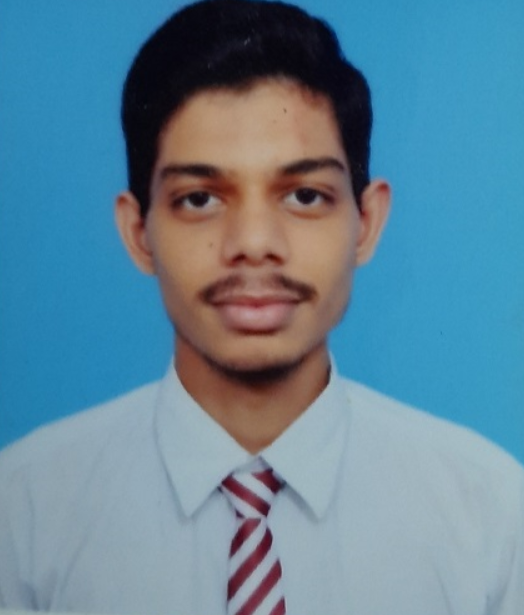
#> input picture face recognition/opencv-face-recognition-python-master/training-data/s1/1.png, 524 x 615 px, found by its file name; its folder holds only this picture in this run
$ python OpenCV-Face-Recognition-Python.py
#> lines starting #> are read from the running program, lines starting #| are printed output that depends on the picture
# coding: utf-8

# Face Recognition with OpenCV

# To detect faces, I will use the code from my previous article on [face detection](https://www.superdatascience.com/opencv-face-detection/). So if you have not read it, I encourage you to do so to understand how face detection works and its Python coding.

# ### Import Required Modules

# Before starting the actual coding we need to import the required modules for coding. So let's import them first.
#
# - **cv2:** is _OpenCV_ module for Python which we will use for face detection and face recognition.
# - **os:** We will use this Python module to read our training directories and file names.
# - **numpy:** We will use this module to convert Python lists to numpy arrays as OpenCV face recognizers accept numpy arrays.

# In[1]:

#import OpenCV module
import cv2
#import os module for reading training data directories and paths
import os
#import numpy to convert python lists to numpy arrays as
#it is needed by OpenCV face recognizers
import numpy as np

# Function to detect face using OpenCV
def detect_face(img):
    gray = cv2.cvtColor(img, cv2.COLOR_BGR2GRAY)
    face_cascade = cv2.CascadeClassifier('C:/Users/ayush/Downloads/opencv-face-recognition-python-master/opencv-face-recognition-python-master/opencv-files/lbpcascade_frontalface.xml')

    # Detect faces
    faces = face_cascade.detectMultiScale(gray, scaleFactor=1.2, minNeighbors=5)

    # If no faces are detected, return None
    if len(faces) == 0:
        return None, None

    # Assume only one face is detected, extract the face area
    (x, y, w, h) = faces[0]
    return gray[y:y+w, x:x+h], faces[0]

# Function to prepare training data
def prepare_training_data(data_folder_path, target_size=(100, 100)):
#> called with target_size = (100, 100)
    dirs = os.listdir(data_folder_path)
    faces = []
    labels = []

    # Iterate over each directory
    for dir_name in dirs:
        if not dir_name.startswith("s"):
            continue
        label = int(dir_name.replace("s", ""))
        subject_dir_path = os.path.join(data_folder_path, dir_name)
        subject_images_names = os.listdir(subject_dir_path)

        # Iterate over each image
        for image_name in subject_images_names:
            if image_name.startswith("."):
                continue
            image_path = os.path.join(subject_dir_path, image_name)
            image = cv2.imread(image_path)
#> image is the input picture: shape (615, 524, 3); mean B, G, R 152.2, 133, 97.1
            face, rect = detect_face(image)
#> in detect_face, `gray = cv2.cvtColor(img, cv2.COLOR_BGR2GRAY)`:
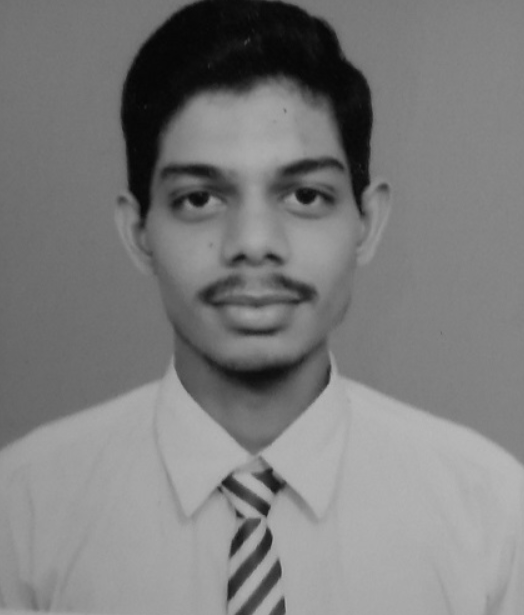
#> gray: shape (615, 524); min 6, max 185, mean 124.5
#> in detect_face, `faces = face_cascade.detectMultiScale(gray, scaleFactor=1.2, minNeighb..`: faces = [[110, 84, 290, 290]]
#> in detect_face, `(x, y, w, h) = faces[0]`: x = 110; y = 84; w = 290
#> rect = [110, 84, 290, 290]

            # Resize face to target size
            if face is not None:
                face_resized = cv2.resize(face, target_size, interpolation=cv2.INTER_AREA)
                faces.append(face_resized)
                labels.append(label)
#> pass 2 of the loop in prepare_training_data, `for dir_name in dirs:`:
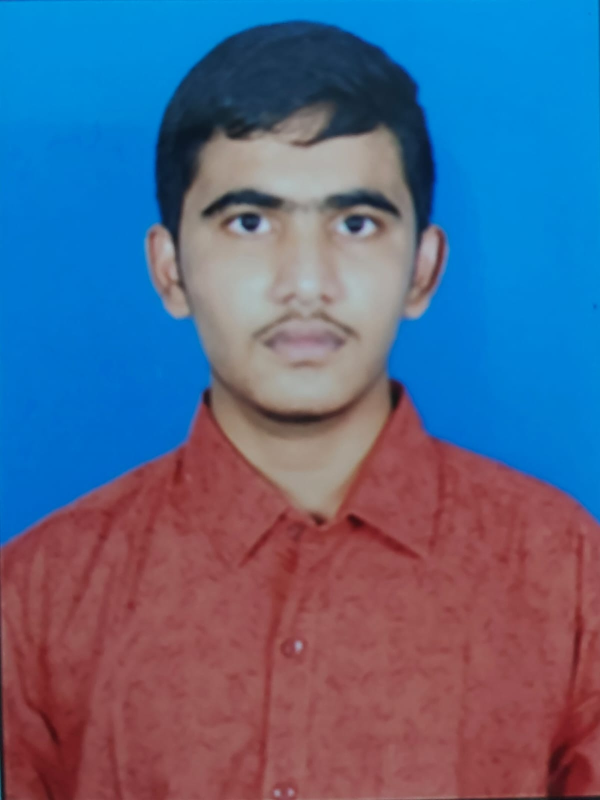
#> input picture face recognition/opencv-face-recognition-python-master/training-data/s2/1.jpeg, 1200 x 1600 px, found by its file name (shown at 1/2 size)
#> in prepare_training_data, image is the input picture: shape (1600, 1200, 3); mean B, G, R 135.8, 102.4, 85.5
#> in detect_face (call 2), `gray = cv2.cvtColor(img, cv2.COLOR_BGR2GRAY)`:
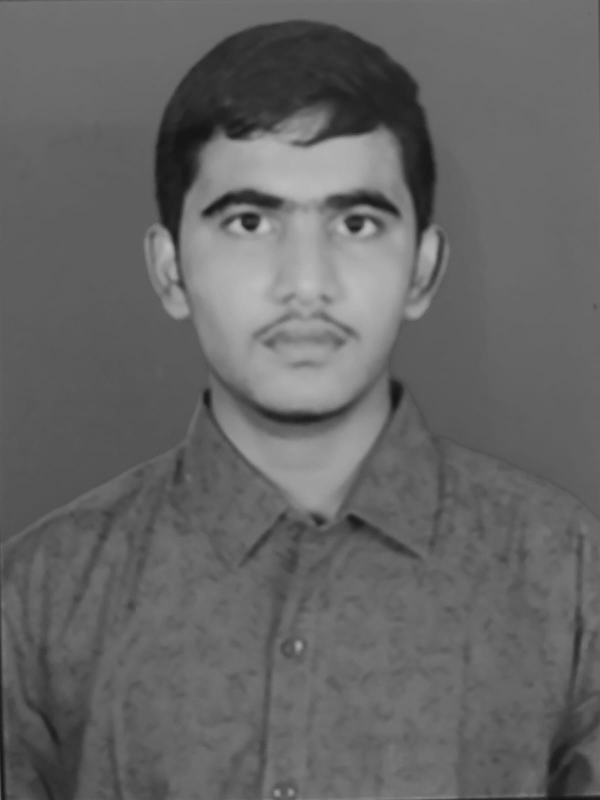
#> gray: shape (1600, 1200) (shown at 1/2 size); min 15, max 196, mean 101.2
#> in detect_face (call 2), `faces = face_cascade.detectMultiScale(gray, scaleFactor=1.2, minNeighb..`: faces = [[301, 209, 611, 611]]
#> x = 301; y = 209; w = 611
#> in prepare_training_data, `face, rect = detect_face(image)`:
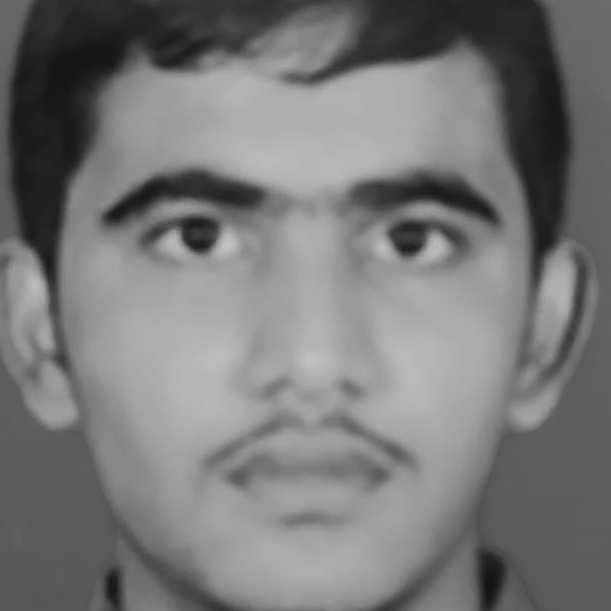
#> face: shape (611, 611); min 18, max 196, mean 119.8
#> in prepare_training_data, `face, rect = detect_face(image)`: rect = [301, 209, 611, 611]

    return faces, labels

# Prepare training data
print("Preparing data...")
faces, labels = prepare_training_data("C:/Users/ayush/Downloads/opencv-face-recognition-python-master/opencv-face-recognition-python-master/training-data")
#> faces = 2 items; labels = [1, 2]
print("Data prepared")

# Print total faces and labels
print("Total faces: ", len(faces))
#| Total faces:  2
print("Total labels: ", len(labels))
#| Total labels:  2

# Create Fisher Face Recognizer
face_recognizer = cv2.face.FisherFaceRecognizer_create()

# Train the face recognizer
face_recognizer.train(faces, np.array(labels))

# Function to draw rectangle on image
def draw_rectangle(img, rect):
    (x, y, w, h) = rect
    cv2.rectangle(img, (x, y), (x+w, y+h), (0, 255, 0), 2)

# Function to draw text on given image
def draw_text(img, text, x, y):
    cv2.putText(img, text, (x, y), cv2.FONT_HERSHEY_PLAIN, 1.5, (0, 255, 0), 2)

# Function to predict
def predict(test_img):
    img = test_img.copy()
    face, rect = detect_face(img)

    # Return None if no face detected
    if face is None:
        return None

    # Resize detected face to the same size as training images
    face_resized = cv2.resize(face, (100, 100), interpolation=cv2.INTER_AREA)

    label, confidence = face_recognizer.predict(face_resized)
    return label

# Prediction
print("Predicting images...")
test_img1 = cv2.imread("test5.jpg")
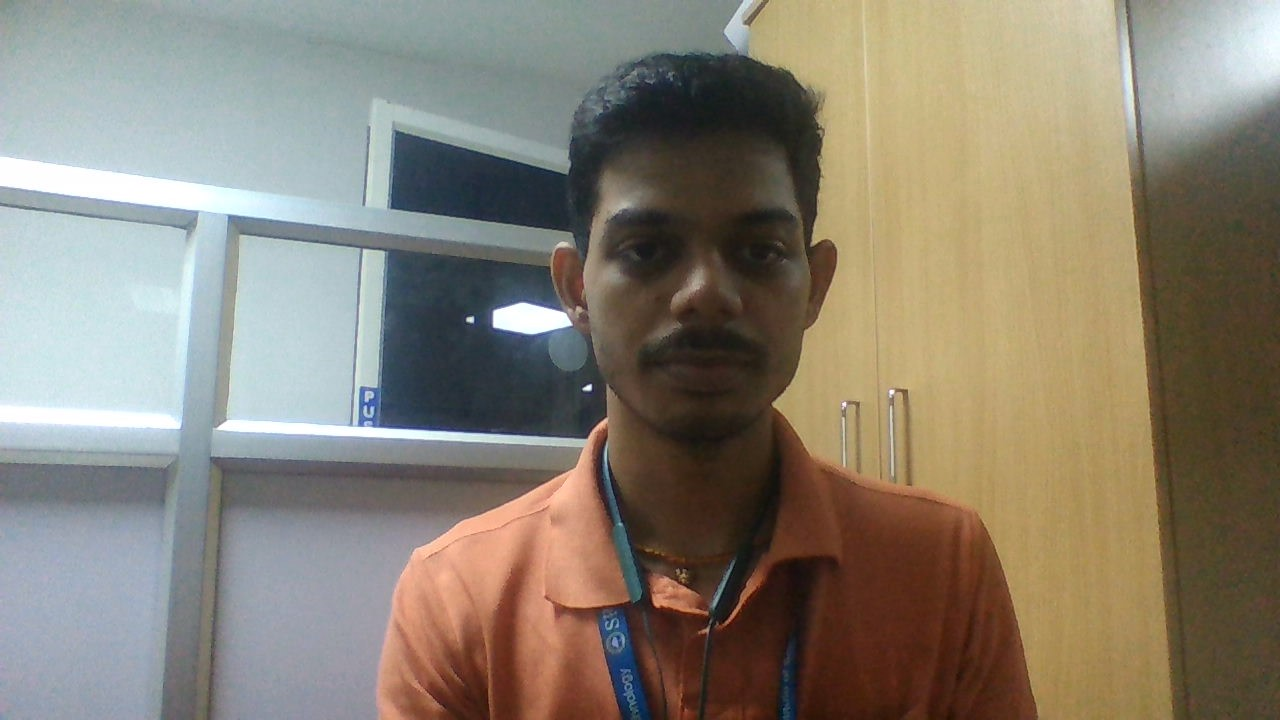
#> input picture face recognition/Friend-Finding-Face-Detection-main/test5.jpg, 1280 x 720 px, found by its file name
#> test_img1 is the input picture: shape (720, 1280, 3); mean B, G, R 115.5, 129.4, 137.2
test_img2 = cv2.imread("test3.jpg")
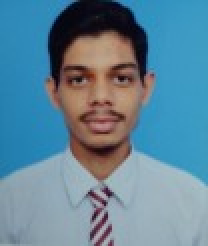
#> input picture face recognition/Friend-Finding-Face-Detection-main/test3.jpg, 104 x 123 px, found by its file name (shown 2 times larger)
#> test_img2 is the input picture: shape (123, 104, 3); mean B, G, R 152.3, 133, 97.2
predicted_label1 = predict(test_img1)
#> in detect_face (call 3), `gray = cv2.cvtColor(img, cv2.COLOR_BGR2GRAY)`:
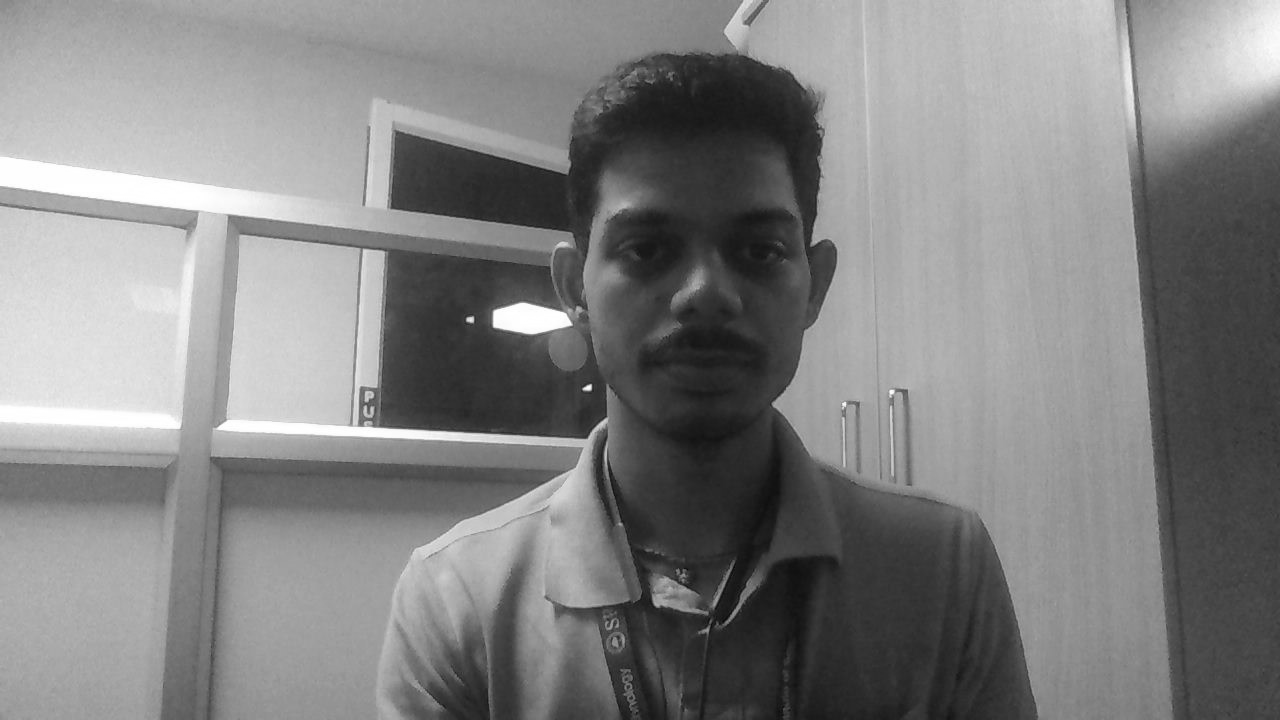
#> gray: shape (720, 1280); min 5, max 255, mean 130.2
#> in detect_face (call 3), `faces = face_cascade.detectMultiScale(gray, scaleFactor=1.2, minNeighb..`: faces = [[564, 137, 282, 282]]
#> in detect_face (call 3), `(x, y, w, h) = faces[0]`: x = 564; y = 137; w = 282
#> in predict, `face, rect = detect_face(img)`:
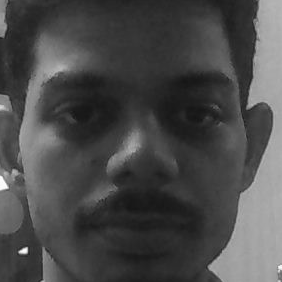
#> face: shape (282, 282); min 21, max 254, mean 74.2
#> in predict, `face, rect = detect_face(img)`: rect = [564, 137, 282, 282]
#> in predict, `label, confidence = face_recognizer.predict(face_resized)`: label = 1; confidence = 0
#> predicted_label1 = 1
predicted_label2 = predict(test_img2)
#> in predict (call 2), `face, rect = detect_face(img)`: rect = [22, 17, 57, 57]
#> in predict (call 2), `face_resized = cv2.resize(face, (100, 100), interpolation=cv2.INTER_AR..`:
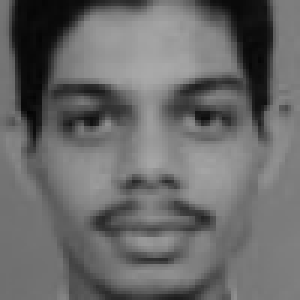
#> face_resized: shape (100, 100) (shown 3 times larger); min 3, max 169, mean 105.6
#> predicted_label2 = 1
print("Prediction complete")

# Get the name corresponding to the predicted label
subjects = ["", "Ayush Raj", "Sujan Reddy"]
name1 = subjects[predicted_label1]
#> name1 = 'Ayush Raj'
name2 = subjects[predicted_label2]
#> name2 = 'Ayush Raj'

# Draw rectangle and text on test images
if predicted_label1 is not None:
    draw_rectangle(test_img1, (0, 0, test_img1.shape[1], test_img1.shape[0]))
    draw_text(test_img1, name1, 10, 30)
#> in draw_text, `cv2.putText(img, text, (x, y), cv2.FONT_HERSHEY_PLAIN, 1.5, (0, 255, 0..`: img: shape (720, 1280, 3); mean B, G, R 114.5, 130.2, 136.2

if predicted_label2 is not None:
    draw_rectangle(test_img2, (0, 0, test_img2.shape[1], test_img2.shape[0]))
    draw_text(test_img2, name2, 10, 30)
#> call 2 of draw_text, with text = 'Ayush Raj', x = 10, y = 30
#> in draw_text (call 2), `cv2.putText(img, text, (x, y), cv2.FONT_HERSHEY_PLAIN, 1.5, (0, 255, 0..`:
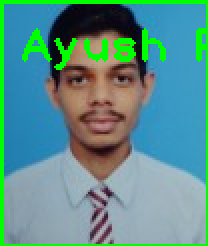
#> img: shape (123, 104, 3) (shown 2 times larger); mean B, G, R 138.4, 144.6, 89.9

# Display images
cv2.imshow("Test Image 1", test_img1)
cv2.imshow("Test Image 2", test_img2)
cv2.waitKey(0)
cv2.destroyAllWindows()
